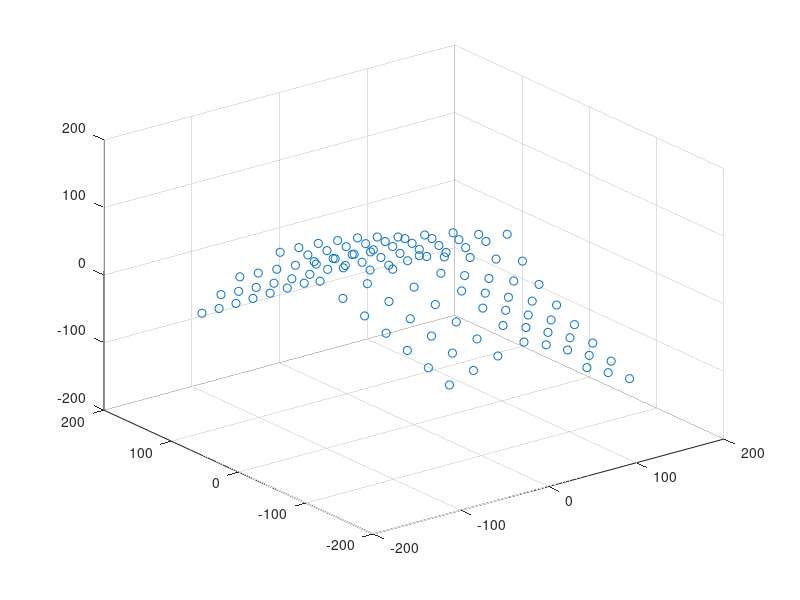

This chart was generated by the following MATLAB code:
load p_2d_the_case


[N,P]=size(p_2d);N=N/2;

% center the p_2d data

for i=1:2*N;p_2d(i,:)=p_2d(i,:)-mean(p_2d(i,:));end;

[U,D,V]=svd(p_2d);

sv=diag(D);
plot(sv(1:20));


K=3;

Qhat=U(:,1:3*K)*sqrt(D(1:3*K,1:3*K));
Bhat=sqrt(D(1:3*K,1:3*K))*V(:,1:3*K)';

R={};
A=[];b=[];
L=zeros(N,K);
for t=1:N
    qt=Qhat(2*t-1:2*t,:);
    qt_=zeros(K,6);
    for i=1:K;
        qt_(i,1:3)=qt(1,3*i-2:3*i);
        qt_(i,4:6)=qt(2,3*i-2:3*i);
    end;
    [l_,d_,r_]=svd(qt_);
    r_=sqrt(d_(1,1))*r_(:,1)';
    L(t,:)=sqrt(d_(1,1))*l_(:,1)';
    R{t}=reshape(r_,[3,2])';
    
    r=r_;
    A(3*t-2,:)=[r(1)^2 r(2)^2 r(3)^2 2*r(1)*r(2) 2*r(2)*r(3) 2*r(1)*r(3)];
    A(3*t-1,:)=[r(4)^2 r(5)^2 r(6)^2 2*r(4)*r(5) 2*r(5)*r(6) 2*r(4)*r(6)];
    A(3*t,:)=[r(1)*r(4) r(2)*r(5) r(3)*r(6) r(1)*r(5)+r(2)*r(4) ...
        r(2)*r(6)+r(3)*r(5) r(1)*r(6)+r(3)*r(4)];
    b(3*t-2:3*t,:)=[1 1 0]';
end

x=(A'*A)\(A'*b);

GG=[x(1) x(4) x(6);
    x(4) x(2) x(5);
    x(6) x(5) x(3)];

% G=chol(GG,'lower');
[U,D,V]=svd(GG);

G=U*sqrt(D);

B=Bhat;
for i=1:K;B(3*i-2:3*i,:)=inv(G)*Bhat(3*i-2:3*i,:);end

pt_3d=zeros(3*N,P);
for t=1:N
pt_3d(3*t-2:3*t,:)=kron(L(t,:),eye(3))*B;
end


for t=1:N; 
figure(1);    
scatter3(pt_3d(3*t-2,:),pt_3d(3*t-1,:),pt_3d(3*t,:), 'ro');axis([-200 200 -200 200 -200 200]);

% plot(pt_3d(3*t-2,:),pt_3d(3*t,:), 'ro');

% plot(p_2d(2*t-1,:),p_2d(2*t,:), 'ro');

% axis([-600 600 -300 300 -400 400]);
pause(0.1);end

